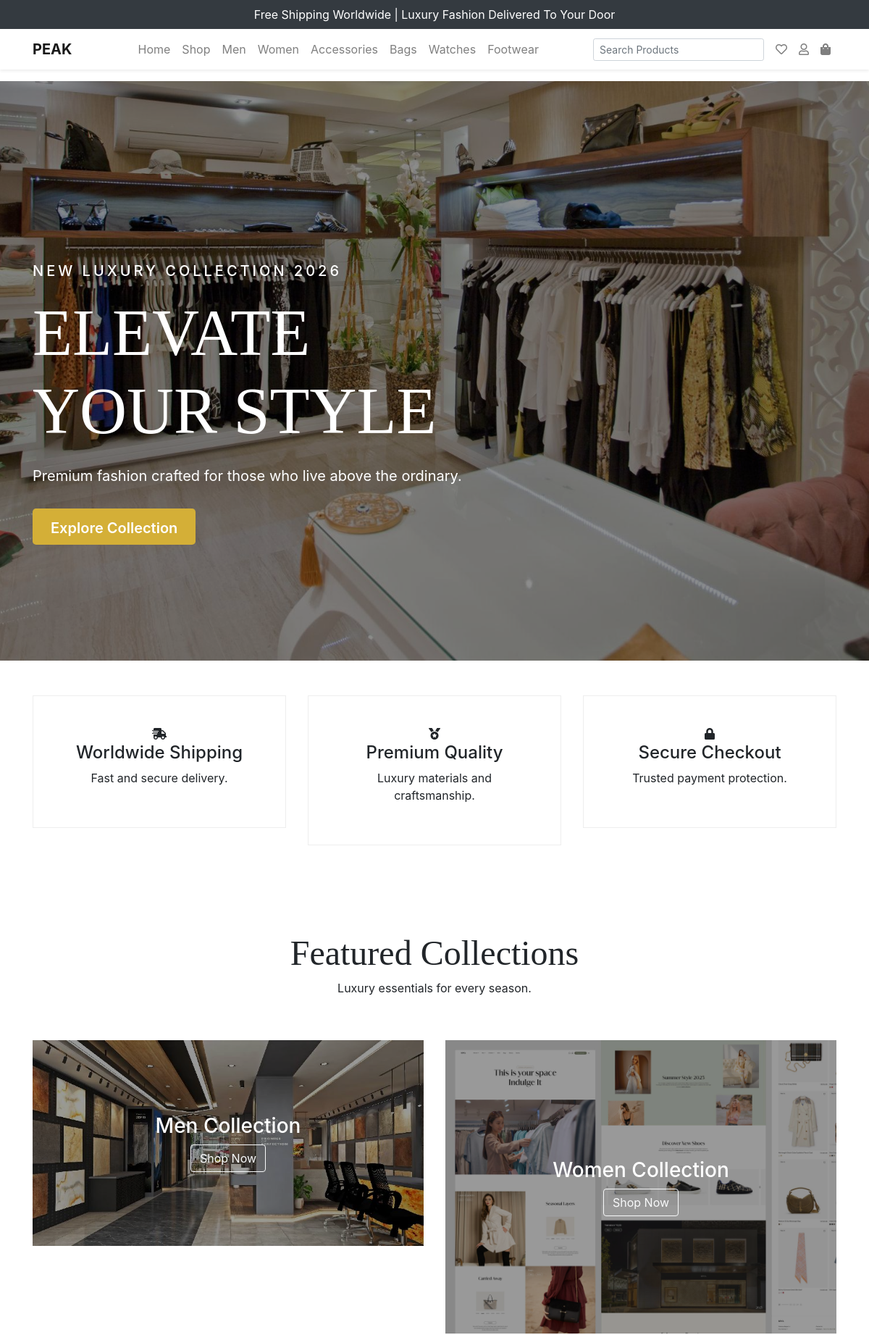
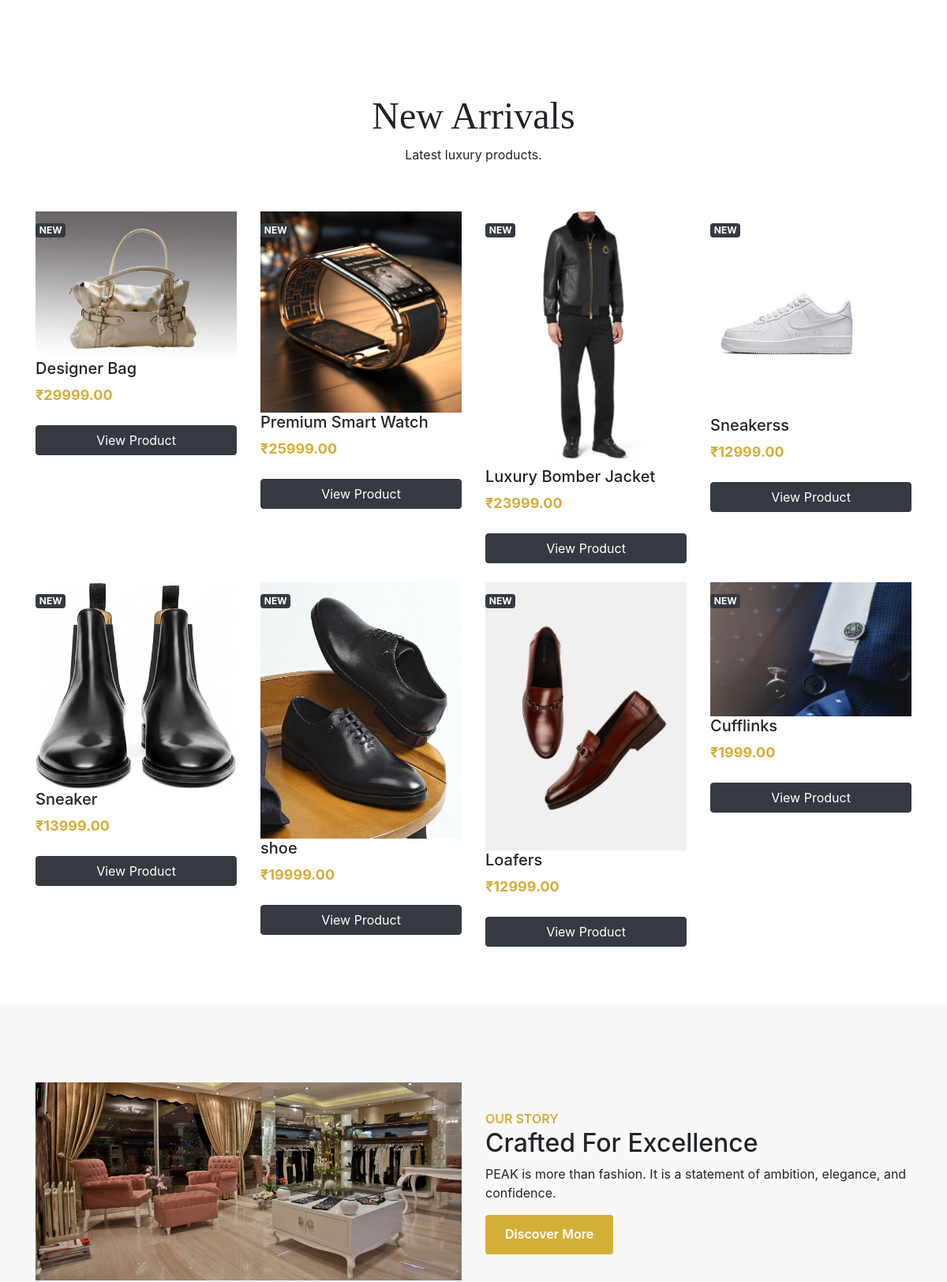
The page / (upper part) on the database its author committed (2 pictures, top to bottom).
### store/models.py (models this page shows, shortened)
class Product(models.Model):
    category = models.ForeignKey(
        Category,
        on_delete=models.CASCADE,
        related_name='products'
    )
    name = models.CharField(max_length=200)
    slug = models.SlugField(unique=True)
    image = models.ImageField(
        upload_to='products/'
    )
    description = models.TextField()
    price = models.DecimalField(
        max_digits=10,
        decimal_places=2
    )
    old_price = models.DecimalField(
        max_digits=10,
        decimal_places=2,
        blank=True,
        null=True
    )
    stock = models.PositiveIntegerField(default=10)
    featured = models.BooleanField(default=False)
    new_arrival = models.BooleanField(default=False)
    available = models.BooleanField(default=True)
    created = models.DateTimeField(auto_now_add=True)
    updated = models.DateTimeField(auto_now=True)
    class Meta:
        ordering = ['-created']

### store/views.py (the view)
# urls.py: path('', views.home, name='home'),
def home(request):
    products = Product.objects.filter(available=True)[:8]
    return render(
        request,
        'home.html',
        {
            'products': products
        }
    )

### templates/home.html (shortened to what this page needs)
{% extends 'base.html' %}
{% load static %}
{% block content %}
<section class="hero-section">
    <div class="hero-overlay"></div>
    <div class="container hero-content">
        <h5 class="hero-subtitle">
            NEW LUXURY COLLECTION 2026
        </h5>
        <h1 class="hero-title">
            ELEVATE<br>YOUR STYLE
        </h1>
        <p class="hero-description">
            Premium fashion crafted for those who live above the ordinary.
        </p>
        <a href="#" class="btn btn-gold btn-lg">
            Explore Collection
        </a>
    </div>
</section>
<section class="container py-5">
    <div class="row">
        <div class="col-lg-4 mb-4">
            <div class="feature-box">
                <i class="fas fa-shipping-fast"></i>
                <h4>Worldwide Shipping</h4>
                <p>
                    Fast and secure delivery.
                </p>
            </div>
        </div>
        <div class="col-lg-4 mb-4">
            <div class="feature-box">
                <i class="fas fa-medal"></i>
                <h4>Premium Quality</h4>
                <p>
                    Luxury materials and craftsmanship.
                </p>
            </div>
        </div>
        <div class="col-lg-4 mb-4">
            <div class="feature-box">
                <i class="fas fa-lock"></i>
                <h4>Secure Checkout</h4>
                <p>
                    Trusted payment protection.
                </p>
            </div>
        </div>
    </div>
</section>
<section class="container py-5">
    <div class="section-header">
        <h2>Featured Collections</h2>
        <p>Luxury essentials for every season.</p>
    </div>
    <div class="row">
        <div class="col-md-6 mb-4">
            <div class="collection-card">
                <img src="{% static 'images/collection1.jpg' %}" class="img-fluid">
                <div class="collection-overlay">
                    <h3>Men Collection</h3>
                    <a href="#" class="btn btn-outline-light">
                        Shop Now
                    </a>
                </div>
            </div>
        </div>
        <div class="col-md-6 mb-4">
            <div class="collection-card">
                <img src="{% static 'images/collection2.jpg' %}" class="img-fluid">
                <div class="collection-overlay">
                    <h3>Women Collection</h3>
                    <a href="#" class="btn btn-outline-light">
                        Shop Now
                    </a>
                </div>
            </div>
        </div>
    </div>
</section>
<section class="container py-5">
    <div class="section-header">
        <h2>New Arrivals</h2>
        <p>Latest luxury products.</p>
    </div>
    <div class="row">
        {% for product in products %}
        <div class="col-lg-3 col-md-6 mb-4">
            <div class="product-card">
                <div class="product-image">
                    <img src="{{ product.image.url }}" class="img-fluid">
                    <span class="badge badge-dark new-badge">
                        NEW
                    </span>
                </div>
                <div class="product-info">
                    <h5>{{ product.name }}</h5>
                    <p class="product-price">
                        ₹{{ product.price }}
                    </p>
                    <a href="#" class="btn btn-dark btn-block">
                        View Product
                    </a>
                </div>
            </div>
        </div>
        {% endfor %}
    </div>
</section>
<section class="brand-story">
    <div class="container">
        <div class="row align-items-center">
            <div class="col-lg-6">
                <img src="{% static 'images/story.jpg' %}"
                     class="img-fluid">
            </div>
            <div class="col-lg-6">
                <span class="story-label">
                    OUR STORY
                </span>
                <h2>
                    Crafted For Excellence
                </h2>
                <p>
                    PEAK is more than fashion.
                    It is a statement of ambition,
                    elegance, and confidence.
                </p>
                <a href="#" class="btn btn-gold">
                    Discover More
                </a>
            </div>
        </div>
    </div>
</section>
{% endblock %}

### templates/base.html (shortened to what this page needs)
{% load static %}
<!DOCTYPE html>
<html lang="en">
<head>
<link rel="stylesheet"
      href="https://stackpath.bootstrapcdn.com/bootstrap/4.5.2/css/bootstrap.min.css">
<link rel="stylesheet"
      href="https://cdnjs.cloudflare.com/ajax/libs/font-awesome/5.15.4/css/all.min.css">
<link rel="stylesheet"
      href="{% static 'css/style.css' %}">
</head>
<body>
<div class="top-bar text-center py-2 bg-dark text-white">
    Free Shipping Worldwide | Luxury Fashion Delivered To Your Door
</div>
<nav class="navbar navbar-expand-lg navbar-light bg-white sticky-top shadow-sm">
<div class="container">
    <a class="navbar-brand logo font-weight-bold"
       href="{% url 'home' %}">
        PEAK
    </a>
    <div class="collapse navbar-collapse"
         id="navbarNav">
        <ul class="navbar-nav mx-auto">
            <li class="nav-item">
                <a class="nav-link"
                   href="{% url 'home' %}">
                    Home
                </a>
            </li>
            <li class="nav-item">
                <a class="nav-link"
                   href="{% url 'product_list' %}">
                    Shop
                </a>
            </li>
            <li class="nav-item">
                <a class="nav-link"
                   href="{% url 'category_products' 'men' %}">
                    Men
                </a>
            </li>
            <li class="nav-item">
                <a class="nav-link"
                   href="{% url 'category_products' 'women' %}">
                    Women
                </a>
            </li>
            <li class="nav-item">
                <a class="nav-link"
                   href="{% url 'category_products' 'accessories' %}">
                    Accessories
                </a>
            </li>
            <li class="nav-item">
                <a class="nav-link"
                   href="{% url 'category_products' 'bags' %}">
                    Bags
                </a>
            </li>
            <li class="nav-item">
                <a class="nav-link"
                   href="{% url 'category_products' 'watches' %}">
                    Watches
                </a>
            </li>
            <li class="nav-item">
                <a class="nav-link"
                   href="{% url 'category_products' 'footwear' %}">
                    Footwear
                </a>
            </li>
        </ul>
        <ul class="navbar-nav align-items-center">
            <li class="nav-item mr-2">
                <form action="{% url 'search_products' %}"
                      method="GET"
                      class="form-inline">
                    <input type="text"
                           name="q"
                           class="form-control form-control-sm"
                           placeholder="Search Products">
                </form>
            </li>
            <li class="nav-item">
                <a class="nav-link"
                   href="{% url 'wishlist' %}">
                    <i class="far fa-heart"></i>
                </a>
            </li>
            {% if user.is_authenticated %}
            <li class="nav-item">
                <a class="nav-link"
                   href="{% url 'profile' %}">
                    <i class="far fa-user"></i>
                </a>
            </li>
            <li class="nav-item">
                <a class="nav-link"
                   href="{% url 'logout' %}">
                    Logout
                </a>
            </li>
            {% else %}
            <li class="nav-item">
                <a class="nav-link"
                   href="{% url 'login' %}">
                    <i class="far fa-user"></i>
                </a>
            </li>
            {% endif %}
            <li class="nav-item">
                <a class="nav-link"
                   href="{% url 'cart' %}">
                    <i class="fas fa-shopping-bag"></i>
                </a>
            </li>
        </ul>
    </div>
</div>
</nav>
{% block content %}
{% endblock %}
</body>
</html>

### static/css/style.css (style rules this page uses)
.btn-gold { background:#D4AF37; color:white; border:none; height:50px; font-weight:600; }
.hero-section { height:100vh; background:url('../images/hero.jpg'); background-size:cover; background-position:center; position:relative; }
.hero-overlay { position:absolute; width:100%; height:100%; background:rgba(0,0,0,.45); }
.hero-content { position:relative; z-index:2; color:white; padding-top:250px; }
.hero-subtitle { letter-spacing:4px; }
.hero-title { font-size:90px; font-family:'Playfair Display'; margin:20px 0; }
.hero-description { font-size:20px; margin-bottom:30px; }
.btn-gold { background:#D4AF37; color:white; border:none; }
.feature-box { text-align:center; padding:40px; border:1px solid #eee; transition:.4s; }
.section-header { text-align:center; margin-bottom:60px; }
.section-header h2 { font-size:48px; font-family:'Playfair Display'; }
.collection-card { position:relative; overflow:hidden; }
.collection-card img { width:100%; transition:.5s; }
.collection-overlay { position:absolute; top:0; left:0; width:100%; height:100%; background:rgba(0,0,0,.4); display:flex; flex-direction:column; justify-content:center; align-items:center; color:white; }
.product-card { background:white; transition:.4s; }
.product-price { font-weight:600; color:#D4AF37; }
.new-badge { position:absolute; top:15px; left:15px; }
.brand-story { padding:100px 0; background:#f8f8f8; }
.story-label { color:#D4AF37; font-weight:600; }
.product-price { color:#D4AF37; font-weight:600; font-size:18px; }
.btn-gold { background:#D4AF37; color:white; border:none; padding:12px 25px; }
.product-price { color:#D4AF37; font-weight:700; margin-bottom:25px; }

### rows shown on the page
Product: image (picture), name "Designer Bag", price "29999.00"
Product: image (picture), name "Premium Smart Watch", price "25999.00"
Product: image (picture), name "Luxury Bomber Jacket", price "23999.00"
Product: image (picture), name "Sneakerss", price "12999.00"
Product: image (picture), name "Sneaker", price "13999.00"
Product: image (picture), name "shoe", price "19999.00"
Product: image (picture), name "Loafers", price "12999.00"
Product: image (picture), name "Cufflinks", price "1999.00"
